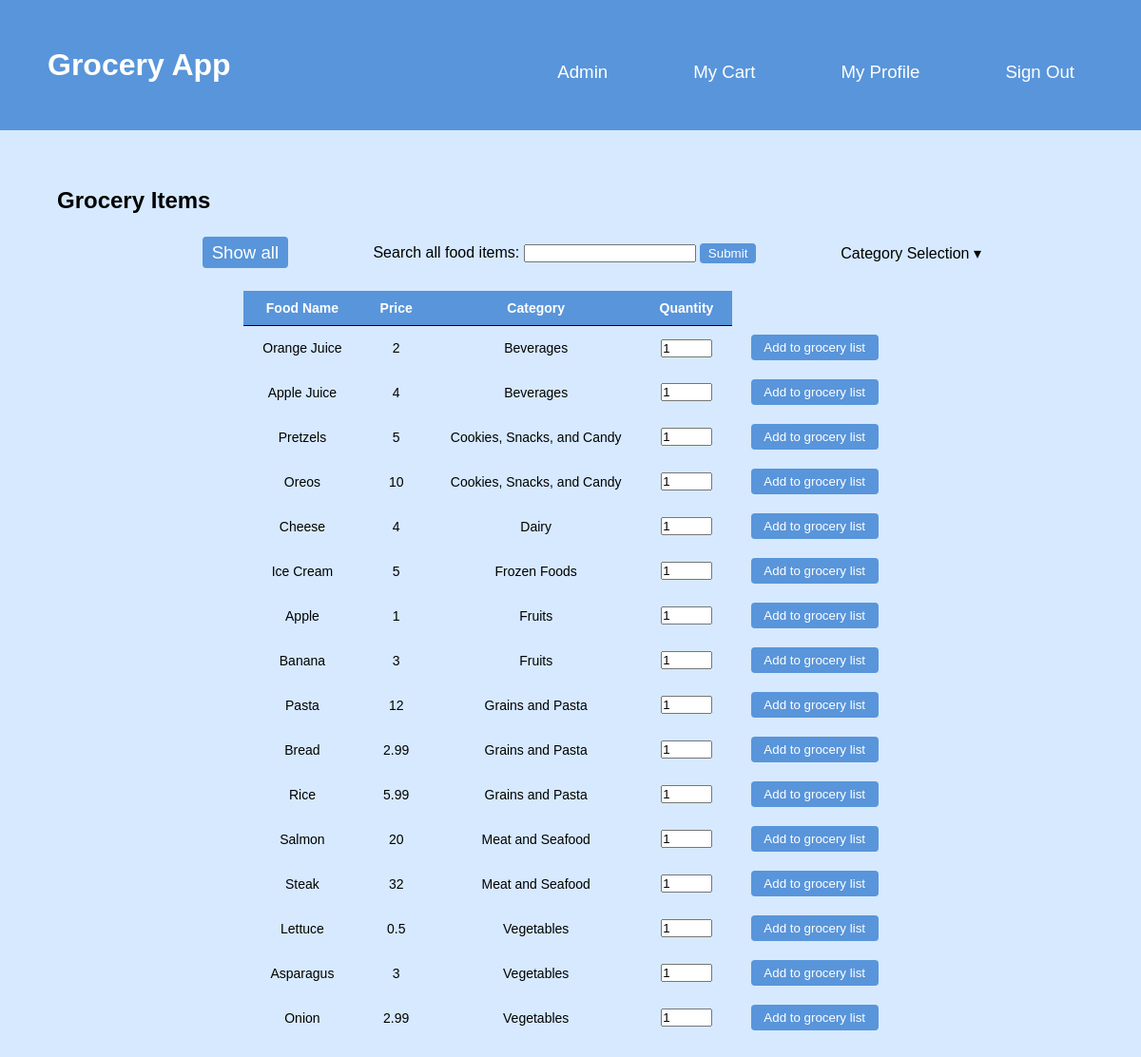
Page /GroceryApp/showStore.php (signed in) on the committed database.
### tables this page shows
CREATE TABLE FoodItem (
	foodID INTEGER PRIMARY KEY,
	foodName TEXT NOT NULL,
	price REAL NOT NULL CHECK(price > 0.0),
	category TEXT NOT NULL,
	FOREIGN KEY (category) references Category(name) on update cascade on delete cascade
);

### GroceryApp/showStore.php (the view, shortened to what this page needs)
<!DOCTYPE html>
<html>
<head>
    <link rel="stylesheet" href="styles.css" />
</head>
<body>
    <div class="page">
        <header class="menu-container">
				<h1 class="logo">
                    <a class="logo-link" href="./index.php">Grocery App</a>
				</h1>
				<nav class="menu">
                    <?php
						if($_SESSION['userType'] == "Admin"){
							echo '<li><a class="nav-link" href="./editAvailableItems.php">Admin</a></li>';
						}
					?>
					<li><a class="nav-link" href="./groceryList.php">My Cart</a></li>
                    <li><a class="nav-link" href="./editProfilePage.php">My Profile</a></li>
					<li><a class="nav-link" href="./signOut.php">Sign Out</a></li>
				</nav>
		</header>
        <article class="content">
            <header>
                <h2>Grocery Items</h2>
            </header>
            <div class="showStoreContainer">
                <div class="showStoreSubmenu">
                    <br>
                    <div>
                        <a href="showStore.php" class="strong-button">Show all</a>
                    </div>
                    <br>
                    <div>
                        <form action="showStore.php" method="get">
                            <label for="s">Search all food items:</label>
                            <input type="search" name="s" required>
                            <input type="submit" class="strong-button small" value=" Submit " />
                        </form>
                    </div>
                    <br>
                    <div class="dropdown">
                        <span>Category Selection &#9662;</span>
                    </div>
                </div>
                <div class="tableContainer">
                    <?php
                        $db_file = './myDB/grocery.db';
                        try {
                            $db = new PDO('sqlite:' . $db_file);
                            $db->setAttribute(PDO::ATTR_ERRMODE, PDO::ERRMODE_EXCEPTION);
                            if ($_SERVER["REQUEST_METHOD"] == "POST") {
                                if(empty($_POST['categories'])){
                                    echo("<br>No food categories selected.");
                                }
                                else{
                                    echo '<br>
                                    <table>
                                        <thead>
                                            <tr>
                                            <th>Food Name</th>
                                            <th>Price</th>
                                            <th>Category</th>
                                            <th>Quantity</th>
                                            </tr>
                                        </thead>
                                        <tbody>';
                                    $categoriesChosen = $_POST['categories'];
                                    $N = count($categoriesChosen);
                                    for($i=0; $i < $N; $i++){
                                        $c = $categoriesChosen[$i];
                                        $qry = "select * from foodItem where category = '$c';";
                                        $result_set = $db->query($qry);
                                        foreach($result_set as $tuple){
                                            echo '<tr>
                                                    <td>'.$tuple['foodName'].'</td>
                                                    <td>'.$tuple['price'].'</td>
                                                    <td>'.$tuple['category'].'</td>
                                                    <form action="addToCart.php?foodID='.$tuple['foodID'].'" method="post">
                                                    <td><input type="number" name = "quantity" value="1" min="1" style="width: 4em"></td>
                                                    <td><input type="submit" value=" Add to grocery list "></td>
                                                    </form>
                                                </tr>';
                                        }
                                    }
                                    echo '</tbody>
                                        </table>';
                                }
                            }
                            else if (!isset($_GET['s'])){
                                $qry = "select * from foodItem order by category;";
                                $result_set = $db->query($qry);
                                echo '<br>
                                    <table>
                                        <thead>
                                            <tr>
                                            <th>Food Name</th>
                                            <th>Price</th>
                                            <th>Category</th>
                                            <th>Quantity</th>
                                            </tr>
                                        </thead>
                                        <tbody>';
                                foreach($result_set as $tuple){
                                    echo '<tr>
                                            <td>'.$tuple['foodName'].'</td>
                                            <td>'.$tuple['price'].'</td>
                                            <td>'.$tuple['category'].'</td>
                                            <form action="addToCart.php?foodID='.$tuple['foodID'].'" method="post">
                                            <td><input type="number" name = "quantity" value="1" min="1" style="width: 4em"></td>
                                            <td><input type="submit" value=" Add to grocery list "></td>
                                            </form>
                                        </tr>';
                                }
                                echo '</tbody>
                                    </table>';
                            }
                        }
                        catch(PDOException $e) {
                            die('Exception : '.$e->getMessage());
                        }
                    ?>
                </div>
            </div>
        </article>
    </div>
</body>
</html>

### GroceryApp/styles.css (style rules this page uses)
:root { --header-color: #5995da; --header-font: #fff; --header-hover: #5d6063; --header-dropdown-background: #b2d6ff; --background-color: #d6e9fe; --body-font: #fffffc; --pop-of-green: #b9f5d8; --pop-of-blue: #08a4bd; }
* { margin: 0; padding: 0; box-sizing: border-box; font-family: "Franklin Gothic Medium", "Arial Narrow", Arial, sans-serif; }
body { min-height: 100vh; display: flex; background-color: var(--background-color); flex-direction: column; }
.page { height: 100%; }
.menu-container { color: var(--header-font); background-color: var(--header-color); padding: 20px 0; display: flex; justify-content: space-between; width: 100%; padding: 50px; }
.menu { margin-top: 15px; width: 60%; display: flex; align-items: center; justify-content: right; }
.menu > li { display: inline; margin-right: 50px; }
.menu > li:last-of-type { margin-right: 0; }
.dropdown { position: relative; display: inline-flex; }
.dropdown > span { z-index: 2; position: relative; cursor: pointer; }
.nav-link:link, .nav-link:visited { background-color: var(--header-color); color: var(--header-font); padding: 12px 20px; transition-duration: 0.4s; box-shadow: none; border: none; border-radius: 8px; cursor: pointer; align-self: flex-end; font-size: 14pt; text-decoration: none; font-family: "Gill Sans", "Gill Sans MT", Calibri, "Trebuchet MS", sans-serif; }
.logo-link:link, .logo-link:visited { color: var(--body-font); text-decoration: none; font-family: "Gill Sans", "Gill Sans MT", Calibri, "Trebuchet MS", sans-serif; }
.content { display: block; margin: 5%; }
table { border-collapse: collapse; padding: 20px 0; padding-left: 10%; font-size: 14pt; }
th { border-bottom: 1px solid black; padding: 10px 20px; font-size: 14px; text-align: center; color: var(--header-font); background-color: var(--header-color); }
td { padding: 10px 20px; font-size: 14px; text-align: center; }
td > input[type="number"] { width: 50px; }
td > input[type="submit"] { background-color: var(--header-color); color: var(--header-font); padding: 6px 10px; border: none; border-radius: 4px; cursor: pointer; float: right; }
.showStoreContainer, .groceryListContainer { margin-top: 30px; margin-bottom: 30px; display: flex; justify-content: center; align-items: stretch; flex-direction: column; }
.showStoreSubmenu { display: flex; justify-content: space-between; align-items: center; flex-direction: row; margin: 0 10%; margin-bottom: 1%; }
.tableContainer { display: flex; justify-content: center; flex-direction: column; align-items: center; }
.strong-button { background-color: var(--header-color); color: var(--header-font); padding: 6px 10px; border: none; border-radius: 4px; cursor: pointer; transition-duration: 0.2s; box-shadow: none; font-size: 14pt; text-decoration: none; }
.small { font-size: 10pt; padding: 3px 5px; }

### rows in the picture
fooditem: foodName "Orange Juice", price "2", category "Beverages"
fooditem: foodName "Apple Juice", price "4", category "Beverages"
fooditem: foodName "Pretzels", price "5", category "Cookies, Snacks, and Candy"
fooditem: foodName "Oreos", price "10", category "Cookies, Snacks, and Candy"
fooditem: foodName "Cheese", price "4", category "Dairy"
fooditem: foodName "Ice Cream", price "5", category "Frozen Foods"
fooditem: foodName "Apple", price "1", category "Fruits"
fooditem: foodName "Banana", price "3", category "Fruits"
fooditem: foodName "Pasta", price "12", category "Grains and Pasta"
fooditem: foodName "Bread", price "2.99", category "Grains and Pasta"
fooditem: foodName "Rice", price "5.99", category "Grains and Pasta"
fooditem: foodName "Salmon", price "20", category "Meat and Seafood"
fooditem: foodName "Steak", price "32", category "Meat and Seafood"
fooditem: foodName "Lettuce", price "0.5", category "Vegetables"
fooditem: foodName "Asparagus", price "3", category "Vegetables"
fooditem: foodName "Onion", price "2.99", category "Vegetables"
